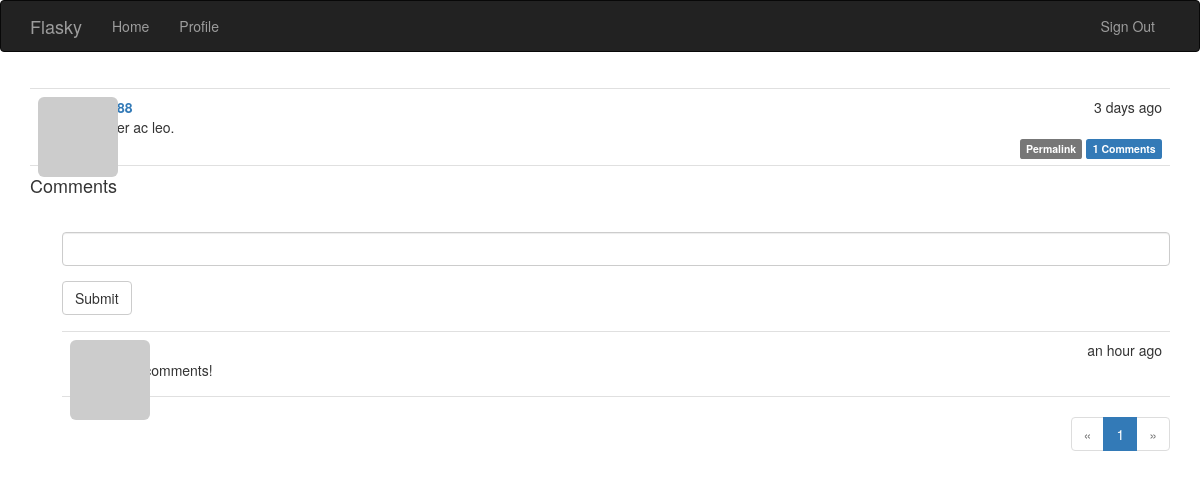
The page /post/149 (signed in) on the database its author committed.
### app/models.py (models this page shows, shortened)
class Post(db.Model):
    __tablename__ = 'posts'
    id = db.Column(db.Integer, primary_key=True)
    body = db.Column(db.Text)
    timestamp = db.Column(db.DateTime, index=True, default=datetime.utcnow)
    author_id = db.Column(db.Integer, db.ForeignKey('users.id'))
    body_html = db.Column(db.Text)
    comments = db.relationship('Comment', backref='post', lazy='dynamic')

class Comment(db.Model):
    __tablename__ = 'comments'
    id = db.Column(db.Integer, primary_key=True)
    body = db.Column(db.Text)
    body_html = db.Column(db.Text)
    timestamp = db.Column(db.DateTime, index=True, default=datetime.utcnow)
    disabled = db.Column(db.Boolean)
    author_id = db.Column(db.Integer, db.ForeignKey('users.id'))
    post_id = db.Column(db.Integer, db.ForeignKey('posts.id'))

### app/main/views.py (the view)
@main.route('/post/<int:id>', methods=['GET', 'POST'])
def post(id):
    post = Post.query.get_or_404(id)
    form = CommentForm()
    if form.validate_on_submit():
        comment = Comment(body=form.body.data, post=post, author=current_user._get_current_object())
        db.session.add(comment)
        db.session.commit()
        flash('Your comment has been published.')
        return redirect(url_for('.post', id=post.id, page=-1))
    page = request.args.get('page', 1,type=int)
    if page == -1:
        page = (post.comments.count() - 1) / \
            current_app.config['FLASKY_COMMENTS_PER_PAGE'] + 1
    pagination = post.comments.order_by(Comment.timestamp.asc()).paginate(
            page, per_page=current_app.config['FLASKY_COMMENTS_PER_PAGE'],
            error_out=False)
    comments = pagination.items
    return render_template('post.html', posts=[post], form=form,
            comments=comments, pagination=pagination)

### app/main/forms.py
class CommentForm(Form):
	body = StringField('', validators=[Required()])
	submit = SubmitField('Submit')

### app/auth/views.py (called while the page is built)
@auth.before_app_request
def before_request():
	if current_user.is_authenticated:
		current_user.ping()
		if not current_user.confirmed \
				and request.endpoint \
				and request.endpoint[:5] != 'auth.' \
				and request.endpoint != 'static' :
			return redirect(url_for('auth.unconfirmed'))

### app/main/__init__.py (called while the page is built)
@main.app_context_processor
def inject_permissions():
	return dict(Permission=Permission)

### app/models.py (called while the page is built)
@login_manager.user_loader
def load_user(user_id):
    return User.query.get(int(user_id))

    def can(self, permissions):
        return self.role is not None and \
            (self.role.permissions & permissions) == permissions

    def is_adminstrator(self):
        return self.can(Permission.ADMINISTER)

    def ping(self):
        self.last_seen = datetime.utcnow()
        db.session.add(self)

    def gravatar(self, size=100, default='identicon', rating='g'):
        if request.is_secure:
            url = 'http://secure.gravatar.com/avatar'
        else:
            url = 'http://www.gravatar.com/avatar'
        hash = self.avatar_hash or hashlib.md5(self.email.encode('utf-8')).hexdigest()
        return '{url}/{hash}?s={size}&d={default}&r={rating}'.format(url=url, hash=hash, size=size, default=default, rating=rating)

### app/templates/post.html (shortened to what this page needs)
{% extends "base.html" %}
{% import "_macros.html" as macros %}
{% import "bootstrap/wtf.html" as wtf %}
{% block page_content %}
{% include '_post.html' %}
<h4 id="comments">Comments</h4>
{% if current_user.can(Permission.COMMENT) %}
<div class="comment-form">
    {{ wtf.quick_form(form) }}
</div>
{% endif %}
{% include '_comments.html' %}
{% if pagination %}
<div class="pagination">
    {{ macros.pagination_widget(pagination, '.post', fragment='#comments', id=posts[0].id) }}
</div>
{% endif %}
{% endblock %}

### app/templates/_post.html (shortened to what this page needs)
<ul class="posts">
    {% for post in posts %}
    <li class="post">
        <div class="post-thumbnail">
            <a href="{{ url_for('.user', username=post.author.username) }}">
                <img class="img-rounded profile-thumbnail" src="{{ post.author.gravatar(size=40) }}">
            </a>
        </div>
        <div class="post-content">
            <div class="post-date">{{ moment(post.timestamp).fromNow() }}</div>
            <div class="post-author">
                <a href="{{ url_for('.user', username=post.author.username) }}">
                </a>
            </div>
            <div class="post-body">
                {% if post.body_html %}
                    {{ post.body_html | safe}}
                {% else %}
                    {{ post.body }}
                {% endif %}
            </div>
            <div class="post-footer">
                <a href="{{ url_for('.post', id=post.id) }}">
                    <span class="label label-default">Permalink</span>
                </a>
                <a href="{{ url_for('.post', id=post.id) }}#comments">
                    <span class="label label-primary">{{ post.comments.count() }} Comments</span>
                </a>
            </div>
        </div>
    </li>
    {% endfor %}
</ul>

### app/templates/_comments.html
<ul class="comments">
    {% for comment in comments %}
    <li class="comment">
        <div class="comment-thumbnail">
            <a href="{{ url_for('.user', username=comment.author.username) }}">
                <img class="img-rounded profile-thumbnail" src="{{ comment.author.gravatar(size=40) }}">
            </a>
        </div>
        <div class="comment-content">
            <div class="comment-date">{{ moment(comment.timestamp).fromNow() }}</div>
            <div class="comment-author"><a href="{{ url_for('.user', username=comment.author.username) }}">{{ comment.author.username }}</a></div>
            <div class="comment-body">
                {% if comment.body_html %}
                    {{ comment.body_html | safe }}
                {% else %}
                    {{ comment.body }}
                {% endif %}
            </div>
        </div>
    </li>
    {% endfor %}
</ul>

### app/static/styles.css (style rules this page uses)
.profile-thumbnail { position: absolute; }
ul.posts { list-style-type: none; padding: 0px; margin: 16px 0px 0px 0px; border-top: 1px solid #e0e0e0; }
ul.posts li.post { padding: 8px; border-bottom: 1px solid #e0e0e0; }
div.post-date { float: right; }
div.post-author { font-weight: bold; }
div.post-thumbnail { position: absolute; }
div.post-content { margin-left: 48px; min-height: 48px; }
div.post-footer { text-align: right; }
ul.comments { list-style-type: none; padding: 0px; margin: 16px 0px 0px 0px; }
ul.comments li.comment { margin-left: 32px; padding: 8px; border-bottom: 1px solid #e0e0e0; }
ul.comments li.comment:nth-child(1) { border-top: 1px solid #e0e0e0; }
div.comment-date { float: right; }
div.comment-author { font-weight: bold; }
div.comment-thumbnail { position: absolute; }
div.comment-content { margin-left: 48px; min-height: 48px; }
div.comment-form { margin: 16px 0px 16px 32px; }
div.pagination { width: 100%; text-align: right; padding: 0px; margin: 0px; }

### rows shown on the page
Post: timestamp "3 days ago", body "Integer ac leo.", comments.count "1"
Comment: timestamp "an hour ago", body_html "test comments!"

### other values the page prints
{{ p }} "1"
